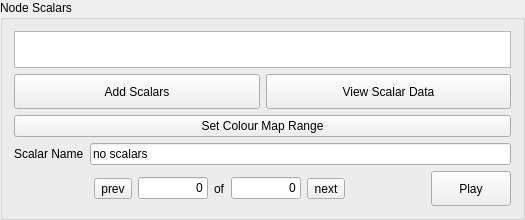
         <widget class="QGroupBox" name="groupBox_5">
          <property name="sizePolicy">
           <sizepolicy hsizetype="Preferred" vsizetype="Fixed">
            <horstretch>0</horstretch>
            <verstretch>0</verstretch>
           </sizepolicy>
          </property>
          <property name="minimumSize">
           <size>
            <width>0</width>
            <height>220</height>
           </size>
          </property>
          <property name="maximumSize">
           <size>
            <width>16777215</width>
            <height>220</height>
           </size>
          </property>
          <property name="title">
           <string>Node Scalars</string>
          </property>
          <layout class="QVBoxLayout" name="verticalLayout_5">
           <item>
            <widget class="QListWidget" name="graphNodes_scalars_list">
             <property name="sizePolicy">
              <sizepolicy hsizetype="Expanding" vsizetype="Fixed">
               <horstretch>0</horstretch>
               <verstretch>0</verstretch>
              </sizepolicy>
             </property>
             <property name="maximumSize">
              <size>
               <width>16777215</width>
               <height>40</height>
              </size>
             </property>
            </widget>
           </item>
           <item>
            <layout class="QHBoxLayout" name="horizontalLayout_3">
             <item>
              <widget class="QPushButton" name="addNodeScalars">
               <property name="sizePolicy">
                <sizepolicy hsizetype="Minimum" vsizetype="Preferred">
                 <horstretch>0</horstretch>
                 <verstretch>50</verstretch>
                </sizepolicy>
               </property>
               <property name="minimumSize">
                <size>
                 <width>0</width>
                 <height>35</height>
                </size>
               </property>
               <property name="maximumSize">
                <size>
                 <width>16777215</width>
                 <height>35</height>
                </size>
               </property>
               <property name="text">
                <string>Add Scalars</string>
               </property>
              </widget>
             </item>
             <item>
              <widget class="QPushButton" name="but_viewScData">
               <property name="sizePolicy">
                <sizepolicy hsizetype="Minimum" vsizetype="Preferred">
                 <horstretch>0</horstretch>
                 <verstretch>50</verstretch>
                </sizepolicy>
               </property>
               <property name="minimumSize">
                <size>
                 <width>0</width>
                 <height>35</height>
                </size>
               </property>
               <property name="maximumSize">
                <size>
                 <width>16777215</width>
                 <height>35</height>
                </size>
               </property>
               <property name="text">
                <string>View Scalar Data</string>
               </property>
              </widget>
             </item>
            </layout>
           </item>
           <item>
            <widget class="QPushButton" name="but_node_setCRange">
             <property name="text">
              <string>Set Colour Map Range</string>
             </property>
            </widget>
           </item>
           <item>
            <layout class="QHBoxLayout" name="horizontalLayout_35">
             <item>
              <widget class="QLabel" name="label_29">
               <property name="text">
                <string>Scalar Name</string>
               </property>
              </widget>
             </item>
             <item>
              <widget class="QLineEdit" name="lineEdit">
               <property name="sizePolicy">
                <sizepolicy hsizetype="Expanding" vsizetype="Fixed">
                 <horstretch>0</horstretch>
                 <verstretch>50</verstretch>
                </sizepolicy>
               </property>
               <property name="minimumSize">
                <size>
                 <width>100</width>
                 <height>0</height>
                </size>
               </property>
               <property name="text">
                <string>no scalars</string>
               </property>
              </widget>
             </item>
            </layout>
           </item>
           <item>
            <layout class="QHBoxLayout" name="horizontalLayout_47">
             <item>
              <spacer name="horizontalSpacer_39">
               <property name="orientation">
                <enum>Qt::Horizontal</enum>
               </property>
               <property name="sizeHint" stdset="0">
                <size>
                 <width>40</width>
                 <height>20</height>
                </size>
               </property>
              </spacer>
             </item>
             <item>
              <spacer name="horizontalSpacer_41">
               <property name="orientation">
                <enum>Qt::Horizontal</enum>
               </property>
               <property name="sizeHint" stdset="0">
                <size>
                 <width>40</width>
                 <height>20</height>
                </size>
               </property>
              </spacer>
             </item>
             <item>
              <layout class="QHBoxLayout" name="horizontalLayout_41">
               <item>
                <widget class="QToolButton" name="scalar_prev">
                 <property name="sizePolicy">
                  <sizepolicy hsizetype="Fixed" vsizetype="Fixed">
                   <horstretch>0</horstretch>
                   <verstretch>50</verstretch>
                  </sizepolicy>
                 </property>
                 <property name="text">
                  <string>prev</string>
                 </property>
                </widget>
               </item>
               <item>
                <widget class="QLineEdit" name="MinScalarIndex">
                 <property name="sizePolicy">
                  <sizepolicy hsizetype="Expanding" vsizetype="Fixed">
                   <horstretch>0</horstretch>
                   <verstretch>50</verstretch>
                  </sizepolicy>
                 </property>
                 <property name="maximumSize">
                  <size>
                   <width>70</width>
                   <height>16777215</height>
                  </size>
                 </property>
                 <property name="text">
                  <string>0</string>
                 </property>
                 <property name="alignment">
                  <set>Qt::AlignRight|Qt::AlignTrailing|Qt::AlignVCenter</set>
                 </property>
                </widget>
               </item>
               <item>
                <widget class="QLabel" name="label_44">
                 <property name="text">
                  <string>of</string>
                 </property>
                </widget>
               </item>
               <item>
                <widget class="QLineEdit" name="MaxScalarIndex">
                 <property name="sizePolicy">
                  <sizepolicy hsizetype="Expanding" vsizetype="Fixed">
                   <horstretch>0</horstretch>
                   <verstretch>50</verstretch>
                  </sizepolicy>
                 </property>
                 <property name="maximumSize">
                  <size>
                   <width>70</width>
                   <height>16777215</height>
                  </size>
                 </property>
                 <property name="text">
                  <string>0</string>
                 </property>
                 <property name="alignment">
                  <set>Qt::AlignRight|Qt::AlignTrailing|Qt::AlignVCenter</set>
                 </property>
                </widget>
               </item>
               <item>
                <widget class="QToolButton" name="scalar_next">
                 <property name="sizePolicy">
                  <sizepolicy hsizetype="Fixed" vsizetype="Fixed">
                   <horstretch>0</horstretch>
                   <verstretch>50</verstretch>
                  </sizepolicy>
                 </property>
                 <property name="text">
                  <string>next</string>
                 </property>
                </widget>
               </item>
              </layout>
             </item>
             <item>
              <spacer name="horizontalSpacer_40">
               <property name="orientation">
                <enum>Qt::Horizontal</enum>
               </property>
               <property name="sizeHint" stdset="0">
                <size>
                 <width>40</width>
                 <height>20</height>
                </size>
               </property>
              </spacer>
             </item>
             <item>
              <spacer name="horizontalSpacer_38">
               <property name="orientation">
                <enum>Qt::Horizontal</enum>
               </property>
               <property name="sizeHint" stdset="0">
                <size>
                 <width>40</width>
                 <height>20</height>
                </size>
               </property>
              </spacer>
             </item>
             <item>
              <widget class="QPushButton" name="PlayScalars">
               <property name="sizePolicy">
                <sizepolicy hsizetype="Minimum" vsizetype="Fixed">
                 <horstretch>0</horstretch>
                 <verstretch>50</verstretch>
                </sizepolicy>
               </property>
               <property name="minimumSize">
                <size>
                 <width>0</width>
                 <height>35</height>
                </size>
               </property>
               <property name="maximumSize">
                <size>
                 <width>16777215</width>
                 <height>35</height>
                </size>
               </property>
               <property name="text">
                <string>Play</string>
               </property>
              </widget>
             </item>
            </layout>
           </item>
          </layout>
         </widget>
